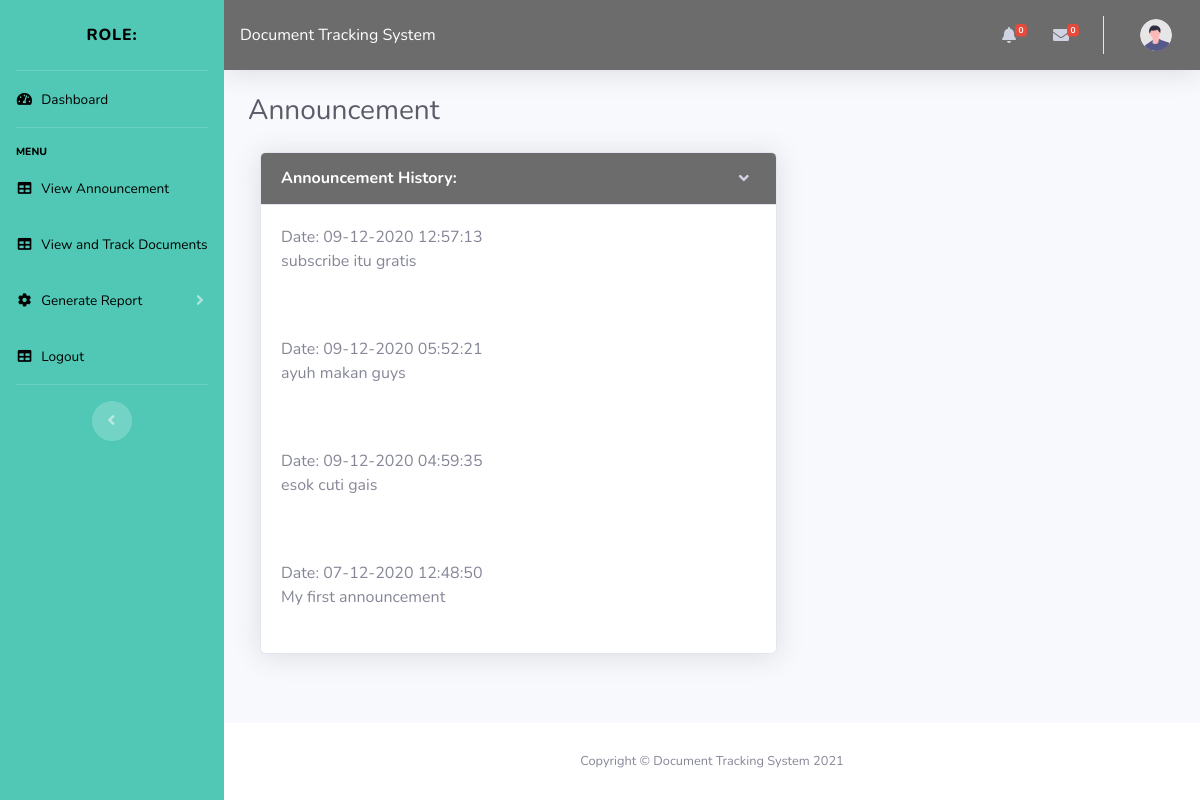
The page /user/officer/announcement.php on the database its author committed.
### tables this page shows
CREATE TABLE `announcement` (
  `id` int(11) NOT NULL,
  `message` mediumtext NOT NULL,
  `date` timestamp NOT NULL DEFAULT current_timestamp()
);

### user/officer/announcement.php (the view, shortened to what this page needs)
<?php
    include 'settings.php';
    $name = $_SESSION['name'];
    $query = "SELECT doc_status FROM documents where (doc_responsibility='$name') AND (doc_status='Pending')";
    $result = mysqli_query($conn,$query);
    $row = mysqli_num_rows($result);
    $count = 0;
?>
<!DOCTYPE html>
<html lang="en">
<head>
    <link href="vendor/fontawesome-free/css/all.min.css" rel="stylesheet" type="text/css">
    <link href="css/sb-admin-2.min.css" rel="stylesheet">
</head>
<body id="page-top">
    <div id="wrapper">
        <ul class="navbar-nav bg-gradient-primary sidebar sidebar-dark accordion uia" id="accordionSidebar">
            <a class="sidebar-brand d-flex align-items-center justify-content-center" href="index.php">
                <div class="sidebar-brand-text mx-3 uia">Role: <?php echo $_SESSION['role_name']?></div>
            </a>
            <hr class="sidebar-divider my-0">
            <li class="nav-item">
                <a class="nav-link" href="index.php">
                    <i class="fas fa-fw fa-tachometer-alt" style="color:black"></i>
                    <span style="color:black">Dashboard</span></a>
            </li>
            <hr class="sidebar-divider">
            <div class="sidebar-heading" style="color:black">
                Menu
            </div>
            <li class="nav-item">
                <a class="nav-link" href="announcement.php">
                    <i class="fas fa-fw fa-table" style="color:black"></i>
                    <span style="color:black">View Announcement</span></a>
            </li>
            <li class="nav-item">
                <a class="nav-link" href="indexmain.php">
                    <i class="fas fa-fw fa-table" style="color:black"></i>
                    <span style="color:black">View and Track Documents</span></a>
            </li>
            <li class="nav-item">
                <a class="nav-link collapsed" href="#" data-toggle="collapse" data-target="#collapseTwo"
                    aria-expanded="true" aria-controls="collapseTwo">
                    <i class="fas fa-fw fa-cog" style="color:black"></i>
                    <span style="color:black">Generate Report</span>
                </a>
            </li>
            <li class="nav-item">
                <a class="nav-link" href="../../includes/logout.php">
                    <i class="fas fa-fw fa-table" style="color:black"></i>
                    <span style="color:black">Logout</span></a>
            </li>
            <hr class="sidebar-divider d-none d-md-block">
            <div class="text-center d-none d-md-inline">
                <button class="rounded-circle border-0" id="sidebarToggle"></button>
            </div>
        </ul>
        <div id="content-wrapper" class="d-flex flex-column">
            <div id="content">
                <nav class="navbar navbar-expand navbar-light black topbar mb-4 static-top shadow">
                    <div>
                      Document Tracking System
                    </div>
                    <ul class="navbar-nav ml-auto black">
                        <li class="nav-item dropdown no-arrow mx-1">
                            <a class="nav-link dropdown-toggle" href="#" id="alertsDropdown" role="button"
                                data-toggle="dropdown" aria-haspopup="true" aria-expanded="false">
                                <i class="fas fa-bell fa-fw"></i>
                                <span class="badge badge-danger badge-counter"><?php echo $row?></span>
                            </a>
                        </li>
                        <li class="nav-item dropdown no-arrow mx-1">
                            <a class="nav-link dropdown-toggle" href="#" id="messagesDropdown" role="button"
                                data-toggle="dropdown" aria-haspopup="true" aria-expanded="false">
                                <i class="fas fa-envelope fa-fw"></i>
                                <span class="badge badge-danger badge-counter"><?php echo $count?></span>
                            </a>
                        </li>
                        <li class="nav-item dropdown no-arrow">
                            <a class="nav-link dropdown-toggle" href="#" id="userDropdown" role="button"
                                data-toggle="dropdown" aria-haspopup="true" aria-expanded="false">
                                <img class="img-profile rounded-circle"
                                    src="img/undraw_profile.svg">
                            </a>
                        </li>
                    </ul>
                </nav>
                <div class="container-fluid">
                    <div class="d-sm-flex align-items-center justify-content-between mb-4">
                        <h1 class="h3 mb-0 text-gray-800">Announcement</h1>
                    </div>
                    <div class="col-lg-7">
                        <div class="card shadow mb-4">
                            <a href="#collapseCardExample" class="d-block card-header py-3 black" data-toggle="collapse"
                                role="button" aria-expanded="true" aria-controls="collapseCardExample">
                                <h6 class="m-0 font-weight-bold text-white">Announcement History:</h6>
                            </a>
                            <form action='add_announcement.php' method="post">
                                <div class="collapse show" id="collapseCardExample">
                                     <?php
                                        include "C:\\xampp\htdocs\DTS2\includes\connect.php";
                                        $query = "SELECT * FROM announcement ORDER BY `date` DESC LIMIT 10 ";
                                        $result = mysqli_query($conn,$query);
                                        while ($row = mysqli_fetch_array($result)) {
                                          $date = $row['date'];
                                          $formatted_date = strtotime($date);
                                          echo "<div class='card-body'>" ."Date: ".date("d-m-Y H:i:s", $formatted_date)."<br>".$row['message']. "</div>";
                                          echo "<br>";
                                        }
                                    ?>
                                </div>
                            </form>
                        </div>
                    </div>
                </div>
            </div>
            <footer class="sticky-footer bg-white">
                <div class="container my-auto">
                    <div class="copyright text-center my-auto">
                        <span>Copyright &copy; Document Tracking System 2021</span>
                    </div>
                </div>
            </footer>
        </div>
    </div>
</body>
</html>

### user/officer/announcement.php (style rules this page uses)
.uia { background: #50C8B5; color: black; }
.black { background: #6C6C6C; color: white; }

### rows shown on the page
announcement: date "09-12-2020 12:57:13", message "subscribe itu gratis"
announcement: date "09-12-2020 05:52:21", message "ayuh makan guys"
announcement: date "09-12-2020 04:59:35", message "esok cuti gais"
announcement: date "07-12-2020 12:48:50", message "My first announcement"

### other values the page prints
$row "0"
$count "0"
